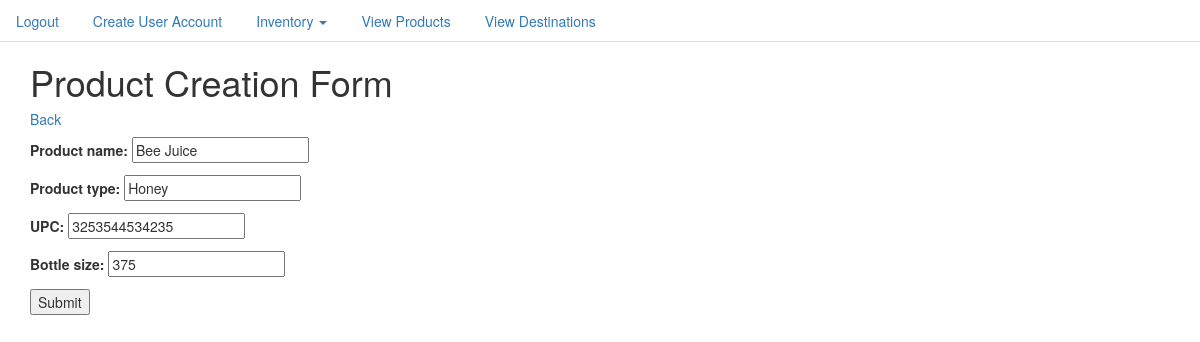
The page /product/update/1 (signed in) on the database its author committed.
### inventory/models.py (models this page shows, shortened)
class Product(models.Model):
    product_name = models.CharField(max_length=50)
    product_type = models.CharField(max_length=50)
    UPC = models.CharField(max_length=20)
    bottle_size = models.IntegerField()

### inventory/views.py (the view)
# urls.py: url(r'^product/update/(?P<pk>\d+)$', ProductUpdateView.as_view(), name="product_update_view"),
class ProductUpdateView(LoginRequiredMixin, UpdateView):
    model = Product
    fields = ['product_name', 'product_type', 'UPC', 'bottle_size']
    success_url = reverse_lazy("product_list_view")

### templates/inventory/product_form.html (shortened to what this page needs)
{% extends 'base.html' %}
{% block content %}
<div class="container">
<h1>Product Creation Form </h1>
<h5><a href="{% url 'product_list_view' %}">Back</a></h5>
<form action="" method="post">
    {{ form.as_p }}
    <input type="submit" value="Submit" />
</form>
</div>
{% endblock %}

### templates/base.html (style rules this page uses)
body { background-color: white; }

### rows shown on the page
Product: product_name "Bee Juice", product_type "Honey", UPC "3253544534235", bottle_size "375"
